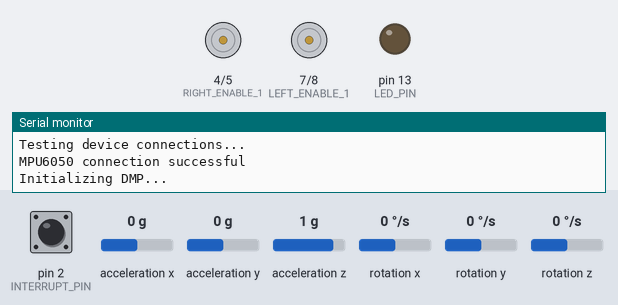
This sketch was run on a simulated Arduino Uno, built with avr-gcc and run on an emulated ATmega328P. Parts: motor-driver pin pairs drawn as motors (green arrow = first pin HIGH = forward, orange = second pin HIGH = backward, longer = more drive), output pins drawn as LEDs (lit = HIGH), the last lines printed to the serial monitor. Dashed ring = blinking. The test bench sets the inputs (shaded band); at power-on: acceleration x 0 g, rotation z 0 °/s, pin 2 (INTERRUPT_PIN) LOW, acceleration y 0 g, acceleration z 1 g, rotation x 0 °/s, rotation y 0 °/s. The sensor or clock chip raises its interrupt line as the real part does.

Above: at 0.1 s.
At 4.7 s:
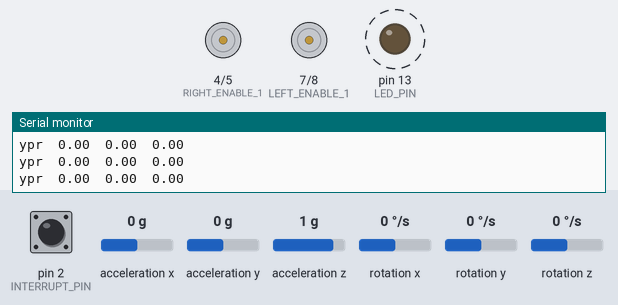
4.8 s: acceleration x set to -1.4 g
7.8 s: rotation z set to -9 °/s
At 21.02 s:
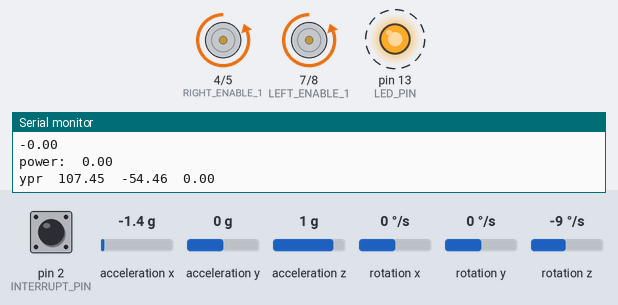
Timing chart, 0 to 22.0 s (numbered marks = the images above; inputs shaded):
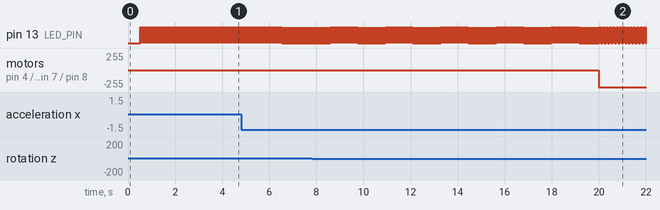

The sketch:

PI_V1.ino
```cpp
#include <stdlib.h>

#include <Wire.h>

#include "sensor.h"

// Controlling constants

const int LOOP_DURATION = 10; //(ms) This is the inverse of the main loop frequency
const int START_DELAY = 20000;

const byte RIGHT_ENABLE_1  = 4;
const byte RIGHT_ENABLE_2 = 5;
const byte RIGHT_POWER    = 6;

const byte LEFT_ENABLE_1  = 7;
const byte LEFT_ENABLE_2  = 8;
const byte LEFT_POWER     = 9;

// PID related constants and variables, I'll put these in approrpiate places later
float thetaSet = 0;
float Kp = 50, Ki = .0003;
float integralE = 0;

// Global variable setup (things that change each loop)
long lastActionTime;

// // Setup PID controller
// double PIDerror=0, PIDsetpoint=0, PIDoutput;
// double kp=1,ki=0,kd=0;

int testSpeed = 0;

// PID pid(&PIDerror, &PIDoutput, &PIDsetpoint, kp, ki, kd, DIRECT);

void setup()
{
  Serial.begin(115200);

  lastActionTime = millis();

  // Initialize pins
  // Note that the analog sensors don't need initialization
  pinMode(RIGHT_ENABLE_1, OUTPUT);
  pinMode(RIGHT_ENABLE_2, OUTPUT);
  pinMode(RIGHT_POWER,    OUTPUT);

  pinMode(LEFT_ENABLE_1, OUTPUT);
  pinMode(LEFT_ENABLE_2, OUTPUT);
  pinMode(LEFT_POWER,    OUTPUT);

  setupSensor();

  // pid.SetMode(AUTOMATIC);
  // pid.SetSampleTime(LOOP_DURATION);
  // pid.SetOutputLimits(-1, 1);
}

void loop()
{
  float error, sum, power;

  // Every (configurable) milliseconds, average together the readings recieved and transmit them
  long time = millis();
  handleIncomingSerial(); // In the future we might want to read values from serial

  loopSensor(); // sets the new value of ypr. This happens in the sensor.h script

  // Wait until arduino time is greater than (20) seconds before we start running the rest of the main loop.
  // This is because the accelerometer sensor needs about 12-15 seconds to calibrate
  if(millis() < START_DELAY){
      return;
  }


  if (time - lastActionTime >= LOOP_DURATION) {

    error = thetaSet - ypr[2];
    integralE = integralE + error*(time - lastActionTime);
    sum = Kp*error + Ki*integralE;
    power = - int ((510/(1 + exp(-sum))) - 255);

    Serial.println(Kp*error);
    Serial.println(Ki*integralE);
    Serial.print("power:\t"); Serial.println(power);

    // drive the motors with calculated power
    driveMotors(power);

    // This formulation attempts to ensure average loop duration is LOOP_DURATION,
    // without causing hyperactive behavior if something blocks for a while.
    lastActionTime = lastActionTime + LOOP_DURATION*int((time-lastActionTime) / LOOP_DURATION);
  }
}

void testMotors(){
  driveMotors(testSpeed);
}

void testSensorsMotors(){
  float theta = ypr[2];

  int power = 0;

  if (theta > 5 * M_PI/180){
    power = 255;
  }
  if (theta < -5 * M_PI/180){
    power = -255;
  }

  Serial.print("power:\t"); Serial.println(power);

  driveMotors(power);
}

void handleIncomingSerial()
{
  if(Serial.available() > 0){

    Serial.setTimeout(100);
    // Read first number from serial stream
    testSpeed = Serial.parseInt();

    // Ingest remainder of serial buffer in case something went wrong
    while(Serial.available()){
        Serial.read();
    }

    Serial.println(testSpeed);
  }
}

void driveMotors(int power){
  // Inputs leftPower and rightPower vary from -255...255
  // Code in this function is based on https://learn.adafruit.com/adafruit-motor-shield-v2-for-arduino/using-dc-motors

  // For each motor, decide whether to run it FORWARD, BACKWARD, (or RELEASE)
  // These are ternary operators, returning FORWARD if power > 0 and backward otherwise.
  if(power > 0){
      // Go forward
      digitalWrite(RIGHT_ENABLE_1, HIGH);
      digitalWrite(RIGHT_ENABLE_2, LOW);
      digitalWrite(LEFT_ENABLE_1, HIGH);
      digitalWrite(LEFT_ENABLE_2, LOW);
  } else {
    // Go backward
      digitalWrite(RIGHT_ENABLE_1, LOW);
      digitalWrite(RIGHT_ENABLE_2, HIGH);
      digitalWrite(LEFT_ENABLE_1, LOW);
      digitalWrite(LEFT_ENABLE_2, HIGH);
  }

  // Set motor speeds
  analogWrite(RIGHT_POWER, abs(power));
  analogWrite(LEFT_POWER, abs(power));

}
```

sensor.h
```cpp
// I2Cdev and MPU6050 must be installed as libraries, or else the .cpp/.h files
// for both classes must be in the include path of your project
#include "I2Cdev.h"

#include "MPU6050_6Axis_MotionApps20.h"

// Arduino Wire library is required if I2Cdev I2CDEV_ARDUINO_WIRE implementation
// is used in I2Cdev.h
#if I2CDEV_IMPLEMENTATION == I2CDEV_ARDUINO_WIRE
    #include "Wire.h"
#endif

MPU6050 mpu;


// uncomment "OUTPUT_READABLE_YAWPITCHROLL" if you want to see the yaw/
// pitch/roll angles (in degrees) calculated from the quaternions coming
// from the FIFO. Note this also requires gravity vector calculations.
// Also note that yaw/pitch/roll angles suffer from gimbal lock (for
// more info, see: http://en.wikipedia.org/wiki/Gimbal_lock)
#define OUTPUT_READABLE_YAWPITCHROLL


#define INTERRUPT_PIN 2  // use pin 2 on Arduino Uno & most boards
#define LED_PIN 13 // (Arduino is 13, Teensy is 11, Teensy++ is 6)
bool blinkState = false;

// MPU control/status vars
bool dmpReady = false;  // set true if DMP init was successful
uint8_t mpuIntStatus;   // holds actual interrupt status byte from MPU
uint8_t devStatus;      // return status after each device operation (0 = success, !0 = error)
uint16_t packetSize;    // expected DMP packet size (default is 42 bytes)
uint16_t fifoCount;     // count of all bytes currently in FIFO
uint8_t fifoBuffer[64]; // FIFO storage buffer

// orientation/motion vars
Quaternion q;           // [w, x, y, z]         quaternion container
VectorInt16 aa;         // [x, y, z]            accel sensor measurements
VectorInt16 aaReal;     // [x, y, z]            gravity-free accel sensor measurements
VectorInt16 aaWorld;    // [x, y, z]            world-frame accel sensor measurements
VectorFloat gravity;    // [x, y, z]            gravity vector
float euler[3];         // [psi, theta, phi]    Euler angle container
float ypr[3];           // [yaw, pitch, roll]   yaw/pitch/roll container and gravity vector

// packet structure for InvenSense teapot demo
uint8_t teapotPacket[14] = { '$', 0x02, 0,0, 0,0, 0,0, 0,0, 0x00, 0x00, '\r', '\n' };


// ================================================================
// ===               INTERRUPT DETECTION ROUTINE                ===
// ================================================================

volatile bool mpuInterrupt = false;     // indicates whether MPU interrupt pin has gone high
void dmpDataReady() {
    mpuInterrupt = true;
}


// ================================================================
// ===                      INITIAL SETUP                       ===
// ================================================================

void setupSensor() {
    // Set up all I2C communication between accelerometer and the Arduino

    // join I2C bus (I2Cdev library doesn't do this automatically)
    #if I2CDEV_IMPLEMENTATION == I2CDEV_ARDUINO_WIRE
        Wire.begin();
        Wire.setClock(400000); // 400kHz I2C clock. Comment this line if having compilation difficulties
    #elif I2CDEV_IMPLEMENTATION == I2CDEV_BUILTIN_FASTWIRE
        Fastwire::setup(400, true);
    #endif

    // initialize serial communication
    // (115200 chosen because it is required for Teapot Demo output, but it's
    // really up to you depending on your project)
    Serial.begin(115200);

    // initialize device
    Serial.println(F("Initializing I2C devices..."));
    mpu.initialize();
    pinMode(INTERRUPT_PIN, INPUT);

    // verify connection
    Serial.println(F("Testing device connections..."));
    Serial.println(mpu.testConnection() ? F("MPU6050 connection successful") : F("MPU6050 connection failed"));

    // wait for ready
    // Serial.println(F("\nSend any character to begin DMP programming and demo: "));
    // while (Serial.available() && Serial.read()); // empty buffer
    // while (!Serial.available());                 // wait for data
    // while (Serial.available() && Serial.read()); // empty buffer again

    // load and configure the DMP
    Serial.println(F("Initializing DMP..."));
    devStatus = mpu.dmpInitialize();


    /* Offsets can be found by running MPU6050_calibration.ino

    Your offsets:   -483    -1185   1009    211 -11 -6

    Data is printed as: acelX acelY acelZ giroX giroY giroZ

    */

    // supply your own gyro offsets here, scaled for min sensitivity
    mpu.setXAccelOffset(-483);
    mpu.setYAccelOffset(-1185);
    mpu.setZAccelOffset(1009);
    mpu.setXGyroOffset(211);
    mpu.setYGyroOffset(-11);
    mpu.setZGyroOffset(-6);

    // make sure it worked (returns 0 if so)
    if (devStatus == 0) {
        // turn on the DMP, now that it's ready
        Serial.println(F("Enabling DMP..."));
        mpu.setDMPEnabled(true);

        // enable Arduino interrupt detection
        Serial.println(F("Enabling interrupt detection (Arduino external interrupt 0)..."));
        attachInterrupt(digitalPinToInterrupt(INTERRUPT_PIN), dmpDataReady, RISING);
        mpuIntStatus = mpu.getIntStatus();

        // set our DMP Ready flag so the main loop() function knows it's okay to use it
        Serial.println(F("DMP ready! Waiting for first interrupt..."));
        dmpReady = true;

        // get expected DMP packet size for later comparison
        packetSize = mpu.dmpGetFIFOPacketSize();
    } else {
        // ERROR!
        // 1 = initial memory load failed
        // 2 = DMP configuration updates failed
        // (if it's going to break, usually the code will be 1)
        Serial.print(F("DMP Initialization failed (code "));
        Serial.print(devStatus);
        Serial.println(F(")"));
    }

    // configure LED for output
    pinMode(LED_PIN, OUTPUT);
}


// ================================================================
// ===                    MAIN PROGRAM LOOP                     ===
// ================================================================

void loopSensor() {
    // gets the yaw pitch and role angles

    // if programming failed, don't try to do anything
    if (!dmpReady) return;

    // wait for MPU interrupt or extra packet(s) available
    if (!mpuInterrupt && fifoCount < packetSize) {
        return;
    }

    // reset interrupt flag and get INT_STATUS byte
    mpuInterrupt = false;
    mpuIntStatus = mpu.getIntStatus();

    // get current FIFO count
    fifoCount = mpu.getFIFOCount();

    // check for overflow (this should never happen unless our code is too inefficient)
    if ((mpuIntStatus & 0x10) || fifoCount == 1024) {
        // reset so we can continue cleanly
        mpu.resetFIFO();
        Serial.println(F("FIFO overflow!"));

    // otherwise, check for DMP data ready interrupt (this should happen frequently)
    } else if (mpuIntStatus & 0x02) {
        // wait for correct available data length, should be a VERY short wait
        while (fifoCount < packetSize) fifoCount = mpu.getFIFOCount();

        // read a packet from FIFO
        mpu.getFIFOBytes(fifoBuffer, packetSize);

        // track FIFO count here in case there is > 1 packet available
        // (this lets us immediately read more without waiting for an interrupt)
        fifoCount -= packetSize;

        #ifdef OUTPUT_READABLE_YAWPITCHROLL
            // display Euler angles in degrees
            mpu.dmpGetQuaternion(&q, fifoBuffer);
            mpu.dmpGetGravity(&gravity, &q);
            mpu.dmpGetYawPitchRoll(ypr, &q, &gravity); //set the next value of ypr
            Serial.print("ypr\t");
            Serial.print(ypr[0] * 180/M_PI);
            Serial.print("\t");
            Serial.print(ypr[1] * 180/M_PI);
            Serial.print("\t");
            Serial.println(ypr[2] * 180/M_PI);
        #endif

        // blink LED to indicate activity
        blinkState = !blinkState;
        digitalWrite(LED_PIN, blinkState);
    }
}
```

Measured:
- by itself, pin 13 (LED_PIN): alternates HIGH for 0.01 s and LOW for 0.01 s
